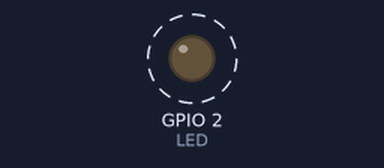
Bench run of a sketch on a simulated ESP32. On the bench: output pins drawn as LEDs (lit = HIGH). Dashed ring = blinking. What the sketch prints to the serial monitor is not drawn.

Above: at 0.7 s.
Timing chart, 0 to 3.5 s (numbered marks = the images above):
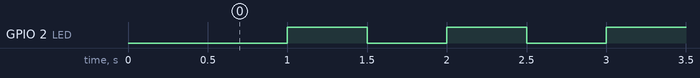

Measured:
- by itself, GPIO 2 (LED): alternates HIGH for 0.50 s and LOW for 0.50 s

The sketch:

led.ino
```cpp
const int LED = 2;  // 보드 LED. 없으면 GPIO2-330 Ω-LED-GND
unsigned long n = 0;

void setup() {
  Serial.begin(115200);
  pinMode(LED, OUTPUT);
  delay(500);
  Serial.printf("chip %s, cpu %u MHz, heap %u B\n", ESP.getChipModel(), ESP.getCpuFreqMHz(),
                ESP.getFreeHeap());
}

void loop() {
  digitalWrite(LED, n % 2);
  Serial.printf("%lu ms tick %lu\n", millis(), n);
  n++;
  delay(500);
}
```
